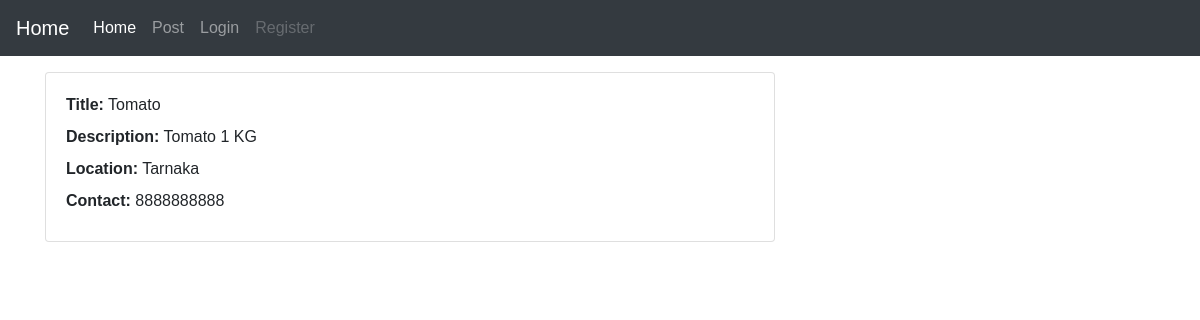
Screenshot of /viewpost/1 with the database file from the repository.
### uploader/models.py (models this page shows, shortened)
class fpost(models.Model):
    category = models.ForeignKey("fdcategory",on_delete=SET_NULL,null=True)
    name = models.CharField(max_length=200,null=True)
    description = models.CharField(max_length=500,null=True)
    phone= models.CharField(max_length=500,null=True)
    created_at = models.DateTimeField(auto_now_add=True,null=True)
    authname = models.CharField(max_length=500,null=True)
    location = models.CharField(max_length=500,null=True)

### uploader/views.py (the view)
# urls.py: path('viewpost/<int:pk>', views.viewpost,name='viewpost'),
def viewpost(request,pk): #pk = Primary Key
    post = fpost.objects.get(id=pk)
    context = {'post':post}
    return render(request,'uploader/viewpost.html',context)

### templates/uploader/viewpost.html (shortened to what this page needs)
{% extends 'uploader/index.html' %}
{% block content %}
<section >
    <div class="container mt-3">
        <div class = "row justify-content-centre">
            <div class = "col-md-8">
                <div class="card shadow">
                    <div class="card-body">
                        <label><strong>Title: </strong></label>
                        {{post.name}}
                        <br>
                        <label><strong>Description: </strong></label>
                        {{post.description}}
                        <br>
                        <label><strong>Location: </strong></label>
                        {{post.location}}
                        <br>
                        <label><strong>Contact: </strong></label>
                        {{post.phone}}
                    </div>
                </div>
            </div>
        </div>
    </div>
</section>
{% endblock content %}

### static/css/home.css (style rules this page uses)
html { scroll-behavior: smooth; }
* { margin:0; padding:0; font-family: 'Poppins', sans-serif; }

### rows the page displays
fpost: name "Tomato", description "Tomato 1 KG", location "Tarnaka", phone "8888888888"
